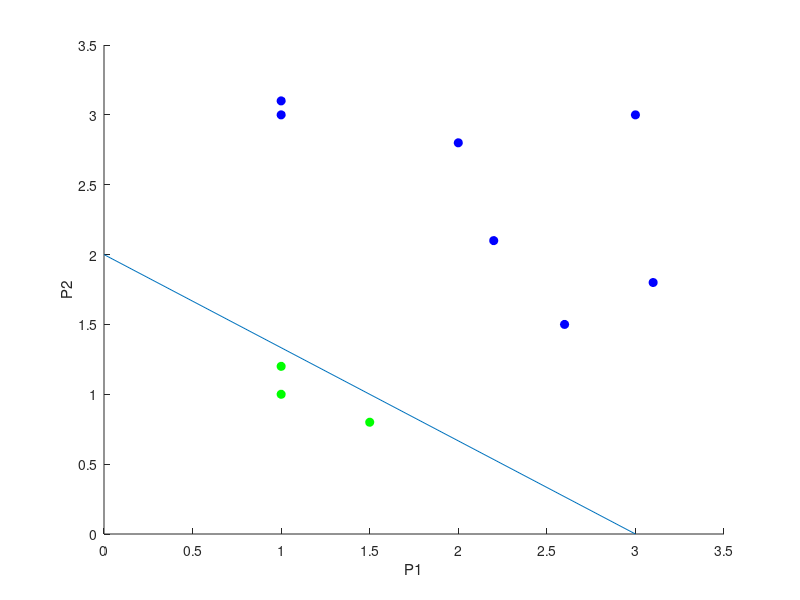

MATLAB code to generate this figure: (Note: this script raises an error after producing the figure.)
clear all; close all; clc;

puntosverdesx=[1 1 1.5];
puntosverdesy=[1 1.2 0.8];
puntosazulesx=[1 1  2 2.2 2.6 3 3.1];
puntosazulesy=[3.1 3 2.8 2.1 1.5 3 1.8];
hold on
plot(puntosverdesx,puntosverdesy,'og','MarkerFaceColor','g')
plot(puntosazulesx,puntosazulesy,'ob','MarkerFaceColor','b')
xlabel('P1')
ylabel('P2')
axis([0 3.5 0 3.5])
plot([0 3],[2 0])
hold off
b=1;
w1=[-b/3;-b/2];
W=[w1'];
PVerdes=[puntosverdesx;puntosverdesy];
PAzules=[puntosazulesx;puntosazulesy];
n=W*PVerdes+b
a=hardlim(n)
a=hardlim(W*PAzules+b)
figure(2)
hold on 
plot([0 3],[2 0])
xlabel('P1')
ylabel('P2')
axis([0 3.5 0 3.5])
while (b==1)
    p1=input('Introduzca la coordenada p1(x)');
    p2=input('Introduzca la coordenada p2(y)');
    P=[p1;p2];
    a=hardlim(W*P+b)
    if (a==1)
        disp('El punto es verde')
        plot(p1,p2,'og','MarkerFaceColor','g')
    else
        disp('El punto es azul')
        plot(p1,p2,'ob','MarkerFaceColor','b')
    end
end
hold off

        
    